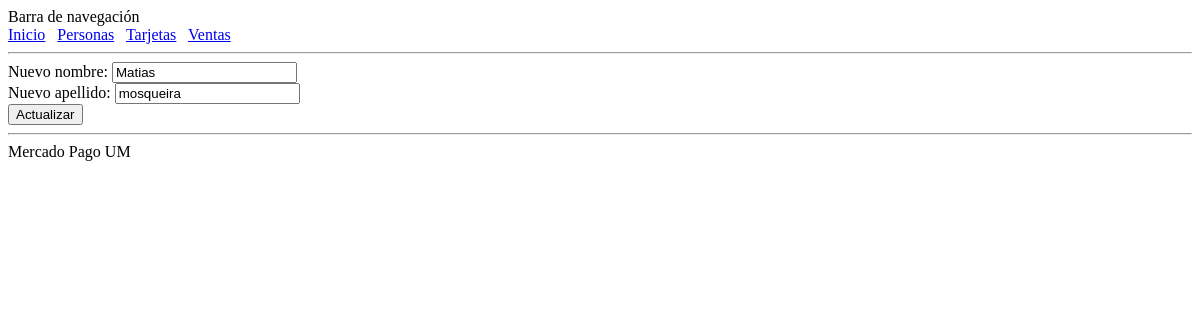
The page /persona/update?id=2 on the database as committed earlier.
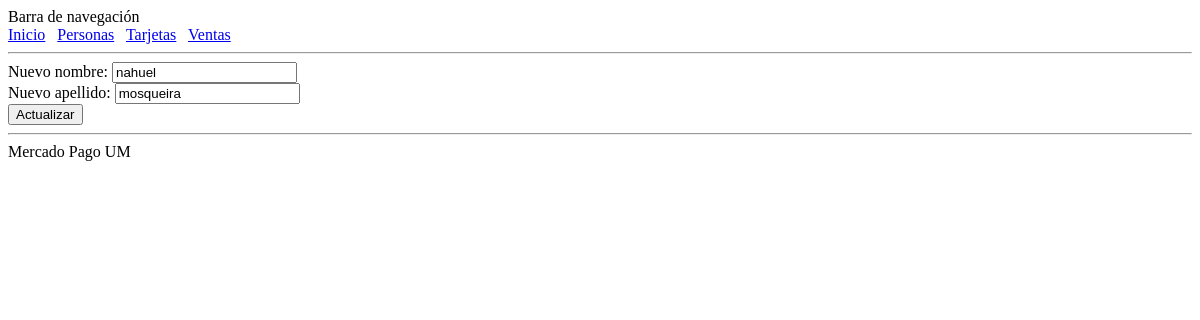
The same page on the database as committed later.
### aplicacion_demo/modelos.py (models this page shows, shortened)
class Persona(db.Model):
    __tablename__ = 'persona'
    id = db.Column(db.Integer,
                   primary_key=True)
    nombre = db.Column(db.String(64),
                       index=False,
                       unique=False,
                       nullable=False)
    apellido = db.Column(db.String(80),
                         index=False,
                         unique=False,
                         nullable=False)
    tarjetas = relationship("Tarjeta", secondary='tarjetapersona')
    ventas = relationship("Venta", secondary='ventaspersona')
    @classmethod
    def find_by_id(cls, id):
        return cls.query.filter_by(id=id).first()

### aplicacion_demo/rutas_persona.py (the view)
@app.route('/persona/update', methods=['GET', 'POST'])
def update():
    persona_id = int(request.args['id'])
    persona = Persona.find_by_id(persona_id)
    if request.method == 'POST':
        persona.nombre = request.form.get('nombre')
        persona.apellido = request.form.get('apellido')
        db.session.commit()
        return redirect('/persona')
    else:
        return render_template('/persona/update.html', persona=persona)

### templates/persona/update.html
{% extends 'estructura.html' %}
{% block contenido %}
    <form method="POST" action="/persona/update?id={{persona.id}}" enctype='multipart/form-data'>
        Nuevo nombre: <input type="text" name="nombre" value="{{persona.nombre}}"><br>
        Nuevo apellido: <input type="text" name="apellido" value="{{persona.apellido}}"><br>
      <input type="submit" value="Actualizar">
    </form>
{% endblock %}

Rows that differ between the two databases and show on the page:
changed Persona "mosqueira": nombre "Matias" → "nahuel"
